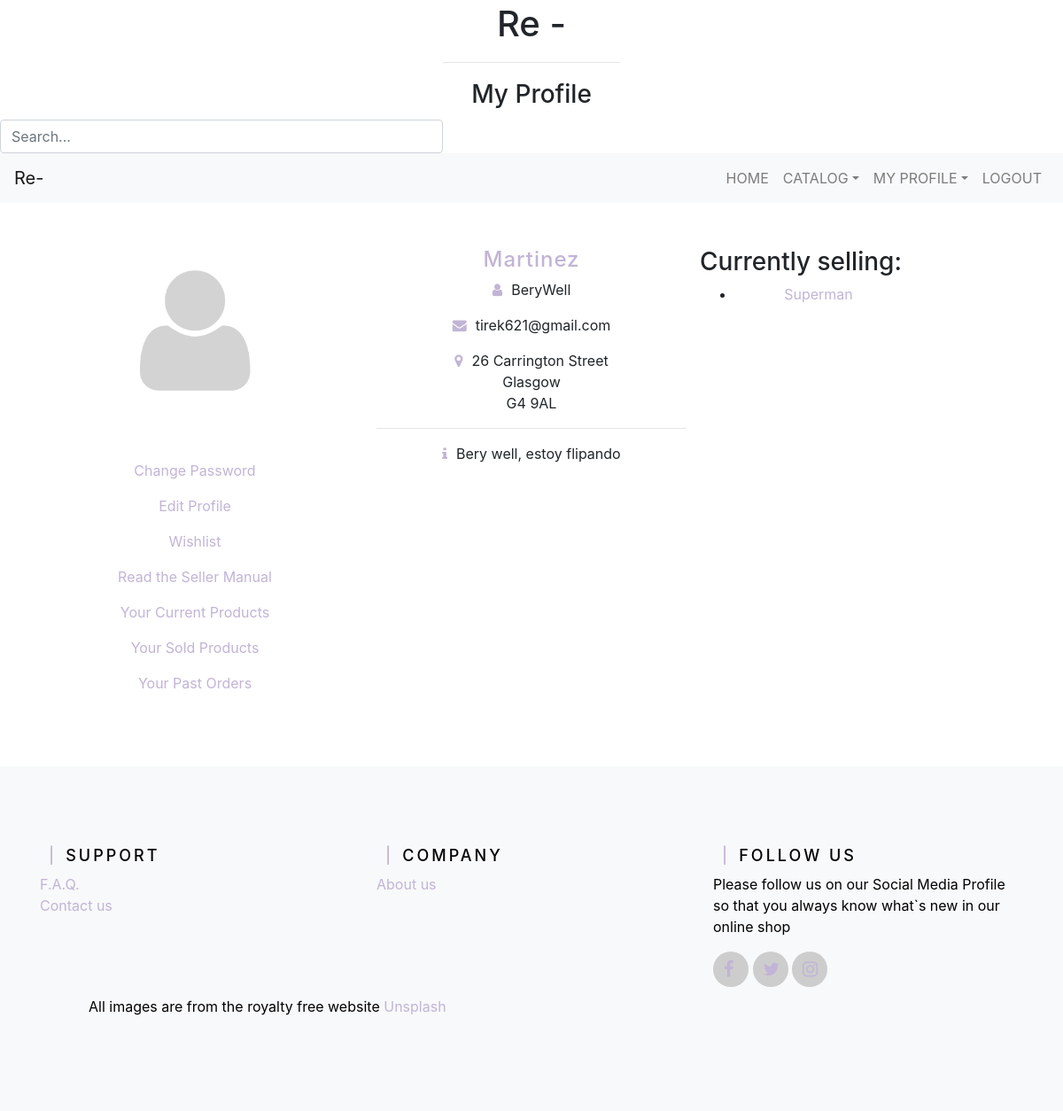
The app's page /reuse/berywell/ (signed in), older data.
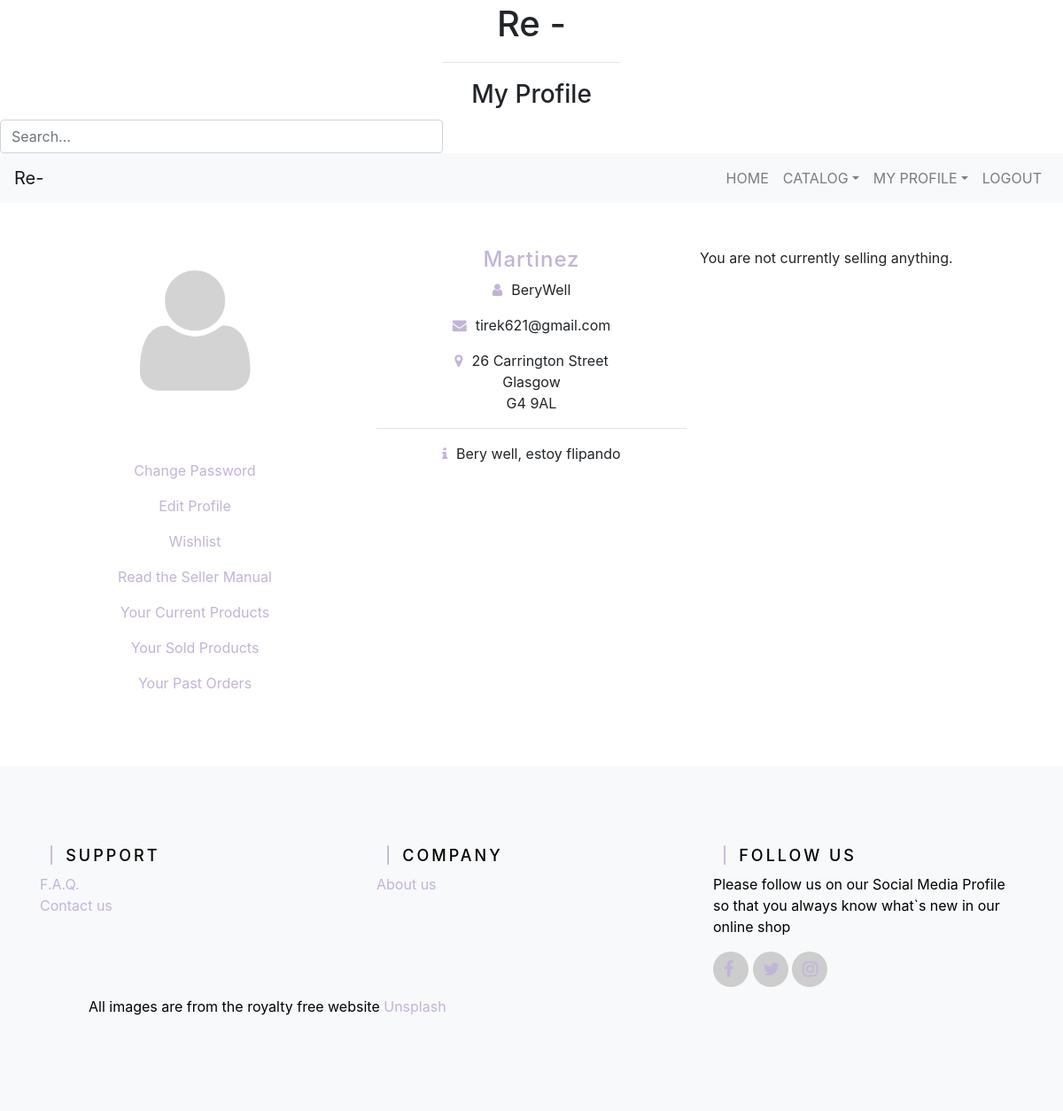
The same page, newer data.
### reuse/models.py (models this page shows, shortened)
class UserProfile(models.Model):
    user = models.OneToOneField(User, on_delete=models.CASCADE)
    address = models.CharField(max_length = 128)
    city = models.CharField(max_length = 20)
    postcode = models.CharField(max_length = 10)
    description = models.TextField(help_text = "Tell us something about you")
    picture = models.ImageField(upload_to='profile_images', default='profile_images/default-user.png')
    dob = models.DateField(null=True)
    isSeller = models.BooleanField(default = False)
    ratings = models.FloatField(null = True)
    slug = models.SlugField(unique = True)
    paypal = models.BooleanField(default = False)
    cash = models.BooleanField(default = False)
    bank_transfer = models.BooleanField(default = False)
    date_reg = models.DateField(auto_now_add=True, blank=True, null=True)

class Product(models.Model):
    name = models.CharField(max_length = 128, help_text = "Eg. Notebook")
    subcategory = models.ForeignKey(Subcategory, on_delete = models.CASCADE)
    category = models.ForeignKey(Category, blank=True, null=True, on_delete = models.CASCADE)
    description = models.TextField(help_text = "Tell the buyers something about your product")
    price = models.FloatField(default = 0, help_text = "3.50")
    date = models.DateField(auto_now_add=True, blank=True, null=True)
    slug = models.SlugField(unique = True)
    image1 = models.ImageField(upload_to='product_images', default='product_images/default.png')
    class Meta:
        abstract = True

class CurrentProduct(Product):
    image2 = models.ImageField(upload_to='product_images', blank = True)
    image3 = models.ImageField(upload_to='product_images', blank = True)
    image4 = models.ImageField(upload_to='product_images', blank = True)
    image5 = models.ImageField(upload_to='product_images', blank = True)
    seller = models.ForeignKey(UserProfile, on_delete = models.CASCADE, related_name="seller")

### reuse/views.py (the view)
# urls.py: path('<slug:user_name_slug>/', views.view_profile, name='profile'),
@login_required
def view_profile(request, user_name_slug):
    owned = False
    context_dict = {}
    profile = UserProfile.objects.get(slug=user_name_slug)
    if request.user == profile.user:
        owned = True
    else:
        context_dict['otheruser'] = profile.user
    context_dict['address'] = profile.address
    context_dict['city'] = profile.city
    context_dict['postcode'] = profile.postcode
    context_dict['description'] = profile.description
    context_dict['picture'] = profile.picture
    context_dict['isSeller'] = profile.isSeller
    context_dict['date_reg'] = profile.date_reg
    context_dict['owned'] = owned
    if profile.isSeller:
        try:
            products = CurrentProduct.objects.filter(seller=profile).order_by('date')
        except CurrentProduct.DoesNotExist:
            products = None
        context_dict['products'] = products
    return render(request, 'reuse/profile.html', context_dict)

### reuse/templatetags/reuse_template_tags.py (called while the page is built)
@register.inclusion_tag('reuse/categories.html')
def get_category_list():
    catlist = {}
    category_list = Category.objects.order_by('name')
    catlist['categories'] = {}
    for cat in category_list:
        catlist['categories'][cat] = Subcategory.objects.filter(category=cat).order_by('name')
    return catlist

@register.simple_tag
def get_user_name(user):
    try:
        profile = UserProfile.objects.get(user=user)
        name = profile.slug
    except:
        name = None
    return name

### templates/reuse/profile.html (shortened to what this page needs)
{% extends 'reuse/base.html' %}
{% load staticfiles %}
{% block titlebar_block %}
    {% if owned %}
        My Profile
    {% else %}
        {{ otheruser.username }}'s Profile
    {% endif %}
{% endblock %}
{% block body_block %}
<div class="container">
    <div class="row profile-data">
        <div class="col-lg-4 col-md-6 col-sm-6 col-xs-12">
            <img src="{{ picture.url }}" width="300" height="300" alt="profile image" />
                {% if owned %}
                    <p><a href="{% url 'reuse:change_password' user_name_slug=the_name %}"> Change Password </a></p>
                    <p><a href="{% url 'reuse:edit_profile' user_name_slug=the_name  %}"> Edit Profile </a></p>
                    <p><a href="{% url 'reuse:wishlist' user_name_slug=the_name  %}">Wishlist</a></p>
                    {% if isSeller %}
                        <p><a href="{% url 'reuse:seller_manual' %}">Read the Seller Manual</a></p>
                        <p><a href="{% url 'reuse:current_products' user_name_slug=the_name %}">Your Current Products</a></p>
                        <p><a href="{% url 'reuse:sold_products' user_name_slug=the_name %}">Your Sold Products</a></p>
                    {% else %}
                        <p><a href="{% url 'reuse:become_a_seller' user_name_slug=the_name  %}">Become A Seller</a></p>
                    {% endif %}
                    <p><a href="{% url 'reuse:past_orders' user_name_slug=the_name %}">Your Past Orders</a></p>
                {% endif %}
        </div>
        <div class="col-lg-4 col-md-6 col-sm-6 col-xs-12">
            {% if owned %}
                <h4>{{ user.fist_name }} {{ user.last_name}}</h4>
                <p><i class="fa fa-user"></i>{{ user.username }}</p>
            {% else %}
                <h4>{{ otheruser.first_name }}  {{ otheruser.last_name }}</h4>
                <p><i class="fa fa-user"></i>{{ otheruser.username }}</p>
            {% endif %}
            {% if user.is_authenticated %}
                {% if owned %}
                    <p><i class="fa fa-envelope"></i>{{ user.email }}</p>
                {% else %}
                    <p><i class="fa fa-envelope"></i>{{ otheruser.email }}</p>
                {% endif %}
                <p><i class="fa fa-map-marker"></i>{{ address }}<br/> {{ city }} <br/> {{ postcode }} </p>
            {% else %}
                <p><a href="{% url 'reuse:login' %}">Log in</a> or <a href="{% url 'reuse:register' %}">Register</a> to see the user's info </p>
            {% endif %}
            <hr/>
            <p><i class="fa fa-info"></i>{{ description }}</p>
        </div>
       <div>
           {% if user.is_authenticated %}
               {% if isSeller %}
                    {% if products %}
                        <h3>Currently selling:</h3>
                        <ul>
                            {% for product in products %}
                                <li><a href="{% url 'reuse:product' category_name_slug=product.category.slug subcategory_name_slug=product.subcategory.slug product_name_slug=product.slug %}">{{ product.name }}</a></li>
                            {% endfor %}
                        </ul>
                    {% else %}
                        {% if owned %}
                            <p>You are not currently selling anything.</p>
                        {% else %}
                            <p>This user is not currently selling anything.</p>
                        {% endif %}
                    {% endif %}
               {% endif %}
            {% endif %}
        </div>
        <div class="col-lg-3 col-md-6 d-none d-lg-block">
        </div>
    </div>
</div>
{% endblock %}

### templates/reuse/base.html (shortened to what this page needs)
<!DOCTYPE html>
{% load staticfiles %}
{% load reuse_template_tags %}
<html>
     <head lang="en">
        <link rel="stylesheet" href="https://stackpath.bootstrapcdn.com/bootstrap/4.4.1/css/bootstrap.min.css"/>
        <link href="https://stackpath.bootstrapcdn.com/font-awesome/4.7.0/css/font-awesome.min.css" rel="stylesheet"/>
       <link rel="stylesheet" text="text/css" href="{% static 'css/main.css' %}"/>
    </head>
    <body>
         <div class="titlebar">
            <h1 style="text-align:center; padding:3px;">Re - </h1>
            <hr style="width:200px;"/>
            <h3 style="text-align:center; padding:3px;">
            {% block titlebar_block %}
            {% endblock %}
            </h3>
        </div>
        <div class="search-bar">
            <form method="get" action="{% url 'reuse:query_result' %}">
                <input type="text" class="form-control" name ="q" id="id_q" placeholder="Search...">
            </form>
        </div>
        <nav class="navbar navbar-expand-md navbar-light bg-light">
            <a href="#" class="navbar-brand">Re-</a>
            <div class="collapse navbar-collapse" id="navbarMenu" >
                <ul class="navbar-nav ml-auto">
                    <li class="nav-item">
                        <a href="{% url 'reuse:homepage' %}" class="nav-link">Home</a>
                    </li>
                    <li class="nav-item dropdown d-md-block menu-area">
                        <a class="nav-link  dropdown-toggle" id="mega-menu" data-toggle="dropdown" href="#" role="button" aria-haspopup="true" aria-expanded="false">Catalog</a>
                    </li>
                    {% if user.is_authenticated %}
                        {% get_user_name user as the_name %}
                        <li class="nav-item dropdown d-sm-none  d-md-block ">
                            <a class="nav-link  dropdown-toggle" data-toggle="dropdown" href="#" role="button" aria-haspopup="true" aria-expanded="false" >My Profile</a>
                        </li>
                        <li class="nav-item">
                            <a href="{% url 'reuse:logout' %}" class="nav-link  "> Logout </a>
                        </li>
                {% endif %}
                </ul>
            </div>
        </nav>
        <div>
            <div >
                {% block body_block %}
                {% endblock %}
            </div>
        </div>
        <footer>
            <div class="footer-top">
                <div class="container ">
                    <div class="row">
                        <div class="col-md-4 col-sm-12 segment-one md-mb-30 sm-mb-30">
                                <h3>Support</h3>
                                <a href="{% url 'reuse:faq' %}">F.A.Q.</a><br />
                                 <a href="{% url 'reuse:contact_us' %}">Contact us</a>
                        </div>
                        <div class="col-md-4 col-sm-12 segment-two md-mb-30 sm-mb-30">
                            <h3>Company</h3>
                            <a href="{% url 'reuse:about' %}">About us</a>
                        </div>
                        <div class="col-md-4 col-sm-12 segment-three md-mb-30 sm-mb-30">
                            <h3>Follow us</h3>
                            <p> Please follow us on our Social Media Profile so that you always know what`s new in our online shop</p>
                            <a href="#"><i class="fa fa-facebook"> </i></a>
                            <a href="#"><i class="fa fa-twitter"> </i></a>
                            <a href="#"><i class="fa fa-instagram"> </i></a>
                        </div>
                    </div>
                </div>
                <p class="footer-bottom-text"> All images are from the royalty free website <a href="https://unsplash.com/"> Unsplash</a>
            </div>
        </footer>
    </body>
</html>

### static/css/main.css (style rules this page uses)
.profile-data { margin-top: 50px; text-align:center; margin-bottom: 50px; }
.profile-data a { color:#C2B4D6; font-size: 16px; }
.profile-data h4 { color:#C2B4D6; letter-spacing: 1px; }
.profile-data img { border-radius: 50%; max-width: 190px; max-height:190px; margin: auto; display: block; margin-bottom:50px; }
.profile-data i { margin-right: 10px; color:#C2B4D6; }
.navbar-nav a { font-size: 16px; text-transform: uppercase; }
.menu-area { position: static; }
.footer-top h3 { font-size: 18px; letter-spacing: 3px; margin: 10px; text-transform: uppercase; }
.footer-top { background: #f8f9fa; padding: 80px 0; color: #000; }
.footer-top h3:before { content:"|"; color: #C2B4D6; padding-right: 10px; }
.footer-top a { color:#C2B4D6 ; text-decoration: none; }
.segment-three a { background: #cdcdcd; width: 40px; height: 40px; display: inline-block; border-radius: 50%; }
.segment-three a i { font-size:20px; padding: 10px 12px; }
.footer-bottom-text { padding: 10px 100px; }

### templates/reuse/base.html (style rules this page uses)
.search-bar { max-width: 500px; width: 100%; align: center; }

Row changes from the older to the newer data that the page shows:
removed CurrentProduct: name "Superman"
Text that changed along with them:
text no longer shown: "Currently selling:"
text now shown: "You are not currently selling anything."
